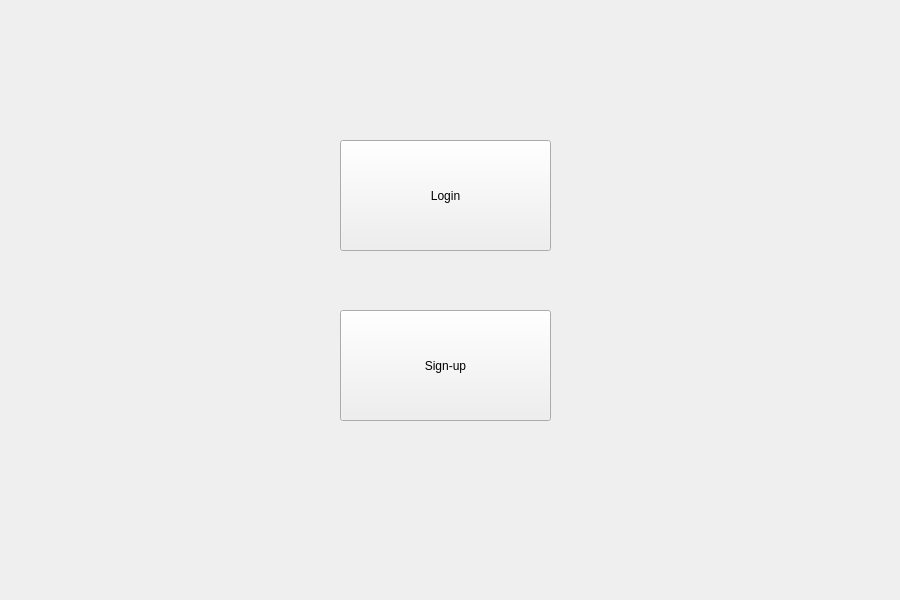
<?xml version="1.0" encoding="UTF-8"?>
<ui version="4.0">
 <class>AdminEntry</class>
 <widget class="QWidget" name="AdminEntry">
  <property name="geometry">
   <rect>
    <x>0</x>
    <y>0</y>
    <width>900</width>
    <height>600</height>
   </rect>
  </property>
  <property name="windowTitle">
   <string>Form</string>
  </property>
  <widget class="QPushButton" name="LoginButton">
   <property name="geometry">
    <rect>
     <x>340</x>
     <y>140</y>
     <width>211</width>
     <height>111</height>
    </rect>
   </property>
   <property name="text">
    <string>Login</string>
   </property>
  </widget>
  <widget class="QPushButton" name="SignupButton">
   <property name="geometry">
    <rect>
     <x>340</x>
     <y>310</y>
     <width>211</width>
     <height>111</height>
    </rect>
   </property>
   <property name="text">
    <string>Sign-up</string>
   </property>
  </widget>
 </widget>
 <resources/>
 <connections/>
</ui>
